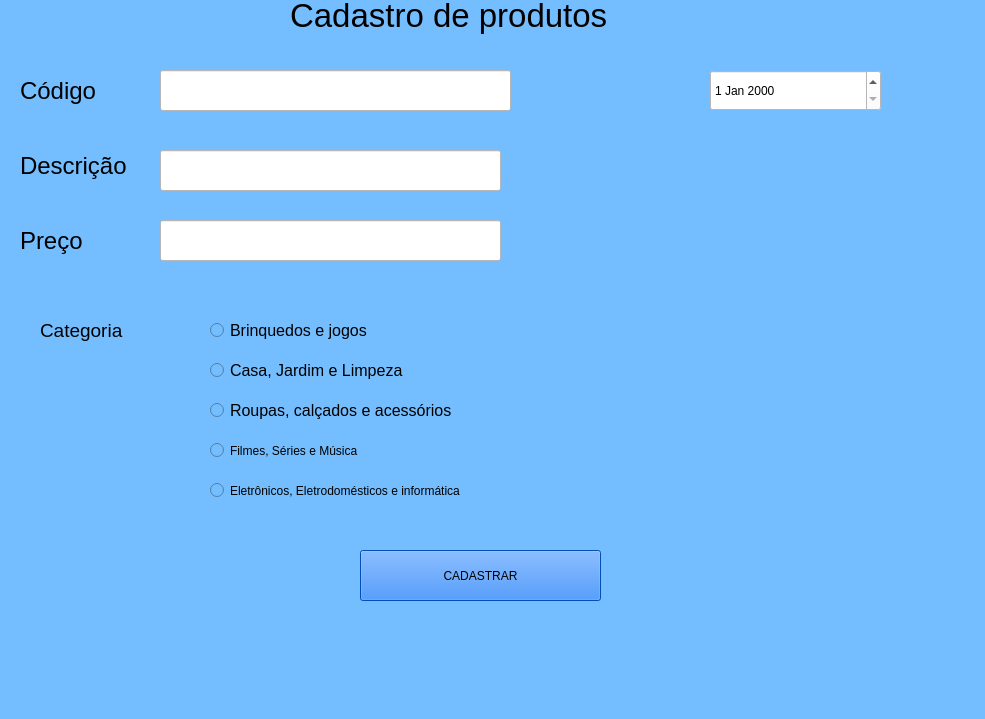
<?xml version="1.0" encoding="UTF-8"?>
<ui version="4.0">
 <class>MainWindow</class>
 <widget class="QMainWindow" name="MainWindow">
  <property name="geometry">
   <rect>
    <x>0</x>
    <y>0</y>
    <width>985</width>
    <height>719</height>
   </rect>
  </property>
  <property name="font">
   <font>
    <pointsize>16</pointsize>
   </font>
  </property>
  <property name="windowTitle">
   <string>MainWindow</string>
  </property>
  <property name="styleSheet">
   <string notr="true">background-color: rgb(116, 190, 255);</string>
  </property>
  <widget class="QWidget" name="centralwidget">
   <widget class="QLabel" name="label">
    <property name="geometry">
     <rect>
      <x>290</x>
      <y>-20</y>
      <width>401</width>
      <height>71</height>
     </rect>
    </property>
    <property name="font">
     <font>
      <pointsize>25</pointsize>
     </font>
    </property>
    <property name="text">
     <string>Cadastro de produtos</string>
    </property>
   </widget>
   <widget class="QLabel" name="label_2">
    <property name="geometry">
     <rect>
      <x>20</x>
      <y>60</y>
      <width>141</width>
      <height>61</height>
     </rect>
    </property>
    <property name="font">
     <font>
      <pointsize>18</pointsize>
     </font>
    </property>
    <property name="text">
     <string>Código </string>
    </property>
   </widget>
   <widget class="QLabel" name="label_3">
    <property name="geometry">
     <rect>
      <x>20</x>
      <y>140</y>
      <width>131</width>
      <height>51</height>
     </rect>
    </property>
    <property name="font">
     <font>
      <pointsize>18</pointsize>
     </font>
    </property>
    <property name="text">
     <string>Descrição</string>
    </property>
   </widget>
   <widget class="QLabel" name="label_4">
    <property name="geometry">
     <rect>
      <x>20</x>
      <y>210</y>
      <width>111</width>
      <height>61</height>
     </rect>
    </property>
    <property name="font">
     <font>
      <pointsize>18</pointsize>
     </font>
    </property>
    <property name="text">
     <string>Preço</string>
    </property>
   </widget>
   <widget class="QLineEdit" name="lineEdit">
    <property name="geometry">
     <rect>
      <x>160</x>
      <y>70</y>
      <width>351</width>
      <height>41</height>
     </rect>
    </property>
    <property name="styleSheet">
     <string notr="true">background-color: rgb(255, 255, 255);</string>
    </property>
   </widget>
   <widget class="QLineEdit" name="lineEdit_2">
    <property name="geometry">
     <rect>
      <x>160</x>
      <y>150</y>
      <width>341</width>
      <height>41</height>
     </rect>
    </property>
    <property name="styleSheet">
     <string notr="true">background-color: rgb(255, 255, 255);</string>
    </property>
   </widget>
   <widget class="QLineEdit" name="lineEdit_3">
    <property name="geometry">
     <rect>
      <x>160</x>
      <y>220</y>
      <width>341</width>
      <height>41</height>
     </rect>
    </property>
    <property name="styleSheet">
     <string notr="true">background-color: rgb(255, 255, 255);
</string>
    </property>
   </widget>
   <widget class="QRadioButton" name="radioButton">
    <property name="geometry">
     <rect>
      <x>210</x>
      <y>300</y>
      <width>211</width>
      <height>61</height>
     </rect>
    </property>
    <property name="font">
     <font>
      <pointsize>12</pointsize>
     </font>
    </property>
    <property name="text">
     <string>Brinquedos e jogos</string>
    </property>
   </widget>
   <widget class="QRadioButton" name="radioButton_2">
    <property name="geometry">
     <rect>
      <x>210</x>
      <y>350</y>
      <width>241</width>
      <height>41</height>
     </rect>
    </property>
    <property name="font">
     <font>
      <pointsize>12</pointsize>
     </font>
    </property>
    <property name="text">
     <string>Casa, Jardim e Limpeza</string>
    </property>
   </widget>
   <widget class="QRadioButton" name="radioButton_4">
    <property name="geometry">
     <rect>
      <x>210</x>
      <y>390</y>
      <width>301</width>
      <height>41</height>
     </rect>
    </property>
    <property name="font">
     <font>
      <pointsize>12</pointsize>
     </font>
    </property>
    <property name="text">
     <string>Roupas, calçados e acessórios</string>
    </property>
   </widget>
   <widget class="QRadioButton" name="radioButton_5">
    <property name="geometry">
     <rect>
      <x>210</x>
      <y>430</y>
      <width>241</width>
      <height>41</height>
     </rect>
    </property>
    <property name="styleSheet">
     <string notr="true">font: 12pt &quot;MS Shell Dlg 2&quot;;</string>
    </property>
    <property name="text">
     <string>Filmes, Séries e Música</string>
    </property>
   </widget>
   <widget class="QLabel" name="label_5">
    <property name="geometry">
     <rect>
      <x>40</x>
      <y>300</y>
      <width>131</width>
      <height>61</height>
     </rect>
    </property>
    <property name="font">
     <font>
      <pointsize>14</pointsize>
     </font>
    </property>
    <property name="text">
     <string>Categoria</string>
    </property>
   </widget>
   <widget class="QRadioButton" name="radioButton_3">
    <property name="geometry">
     <rect>
      <x>210</x>
      <y>470</y>
      <width>411</width>
      <height>41</height>
     </rect>
    </property>
    <property name="styleSheet">
     <string notr="true">font: 12pt &quot;MS Shell Dlg 2&quot;;</string>
    </property>
    <property name="text">
     <string>Eletrônicos, Eletrodomésticos e informática</string>
    </property>
   </widget>
   <widget class="QDateEdit" name="dateEdit">
    <property name="geometry">
     <rect>
      <x>710</x>
      <y>70</y>
      <width>171</width>
      <height>41</height>
     </rect>
    </property>
    <property name="styleSheet">
     <string notr="true">font: 12pt &quot;MS Shell Dlg 2&quot;;
background-color: rgb(255, 255, 255);</string>
    </property>
   </widget>
   <widget class="QPushButton" name="pushButton">
    <property name="geometry">
     <rect>
      <x>360</x>
      <y>550</y>
      <width>241</width>
      <height>51</height>
     </rect>
    </property>
    <property name="styleSheet">
     <string notr="true">font: 75 14pt &quot;MS Shell Dlg 2&quot;;
background-color: rgb(0, 110, 255);
;
font: 75 14pt &quot;MS Shell Dlg 2&quot;;</string>
    </property>
    <property name="text">
     <string>CADASTRAR</string>
    </property>
   </widget>
  </widget>
  <widget class="QMenuBar" name="menubar">
   <property name="geometry">
    <rect>
     <x>0</x>
     <y>0</y>
     <width>985</width>
     <height>26</height>
    </rect>
   </property>
  </widget>
  <widget class="QStatusBar" name="statusbar"/>
 </widget>
 <resources/>
 <connections/>
</ui>
